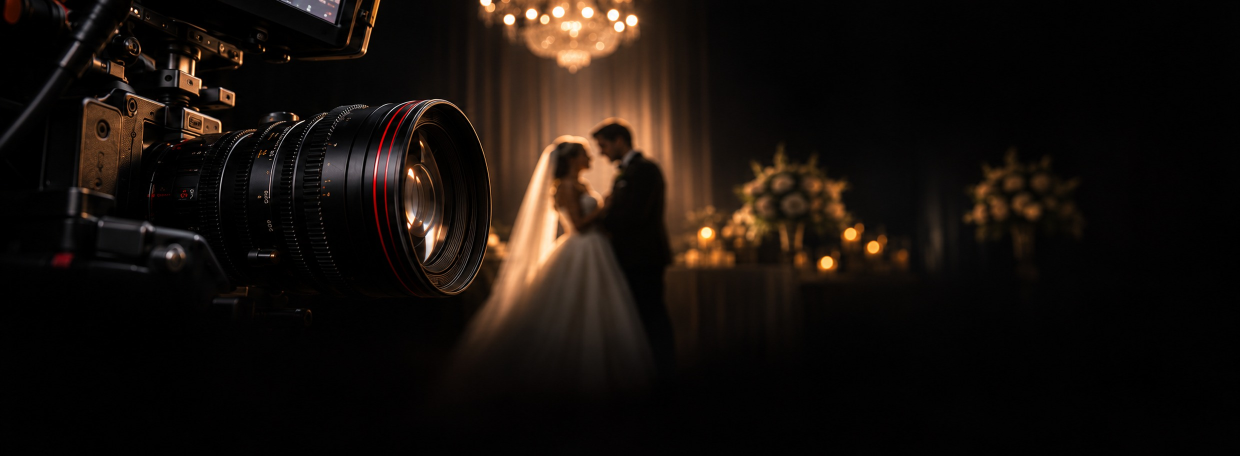
#> input picture recursos/cabecera_foto.jpg, 2480 x 911 px (shown at 1/2 size)
$ python -i motor.py   (imports and definitions only)
#> lines starting #> are read from the running program, lines starting #| are printed output that depends on the picture
#> further down, picture is the input picture: PIL image 2480x911 RGB; mean R, G, B 23, 16.3, 11.8
"""Motor del generador: arma los textos del comprobante y lo dibuja (dibujo.py, sin PhotoCraft).
Guarda el JPG en la carpeta de salida; la vista en vivo se dibuja en memoria del tamaño de la pantalla."""
import json
import os
import re
import threading
from datetime import date
from pathlib import Path

from PIL import Image, ImageChops, ImageDraw, ImageEnhance, ImageFilter, ImageOps

import dibujo
import rutas

MESES = ["ENERO", "FEBRERO", "MARZO", "ABRIL", "MAYO", "JUNIO", "JULIO",
         "AGOSTO", "SEPTIEMBRE", "OCTUBRE", "NOVIEMBRE", "DICIEMBRE"]
CONFIG_USUARIO = rutas.CONFIG_USUARIO


# [40 lines left out: functions _fusionar, cargar_config, guardar_preferencia, servicios, not called in this run]


def item_extra(extra, opcion):
    """Renglón de la lista para un extra con la opción elegida: [título, (opción), ícono]."""
    return [extra["titulo"], f"({extra['opciones'][opcion][0]})", extra["icono"]]


def precio_extra(extra, opcion):
    return float(extra["opciones"][opcion][1])


# [22 lines left out: functions precio_item, con_extras, config_por_defecto, not called in this run]


def quetzales(valor):
    valor = float(valor)
    return f"Q{valor:,.0f}" if valor.is_integer() else f"Q{valor:,.2f}"


# Borde derecho máximo (px) de los textos que pueden crecer: así no se salen de la hoja
# ni chocan con el dron.
LIMITE_DERECHO = {"tema": 2330, "nombre_lugar": 2330, "contacto": 1930,   # tema: hasta el borde de las
                  "fecha": 1175}                     # tarjetas; fecha y contacto: dentro de su ficha
# Centro (px) de la tarjeta de pago: ahí va «PAGO COMPLETADO» cuando ya no hay saldo (sin monto ni raya)
CENTRO_PAGO_X = 1185


def _recortar_bordes(im, tolerancia=18):
    """Quita los bordes lisos alrededor de la imagen (barras negras, márgenes blancos de una foto
    recortada): así la captura aprovecha todo el marco. Solo recorta si queda la mayor parte."""
#> called with tolerancia = 18
    fondo = Image.new("RGB", im.size, im.getpixel((0, 0)))
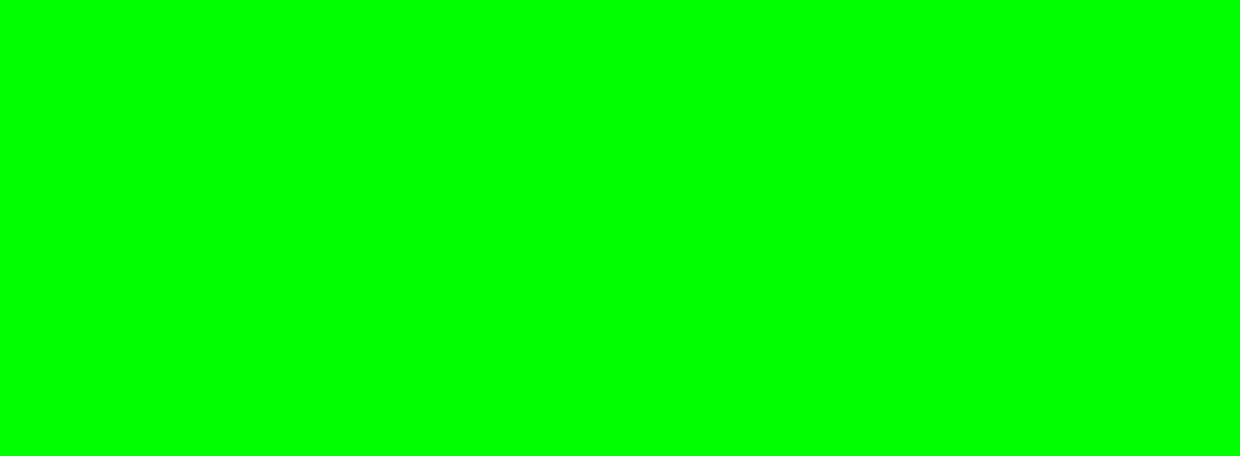
#> fondo: PIL image 2480x911 RGB (shown at 1/2 size); mean R, G, B 0, 1, 0; drawn with 1 as white
    caja = ImageChops.difference(im, fondo).convert("L").point(lambda v: 255 if v > tolerancia else 0).getbbox()
#> caja = (0, 0, 2160, 733)
    if caja and (caja[2] - caja[0]) * (caja[3] - caja[1]) >= 0.5 * im.width * im.height:
        return im.crop(caja)
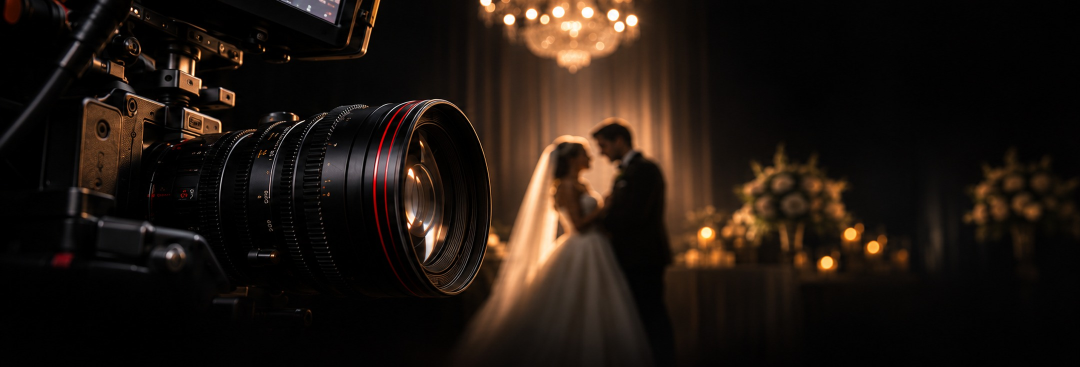
#> returned value: PIL image 2160x733 RGB (shown at 1/2 size); mean R, G, B 31.9, 22.4, 16
    return im


# [37 lines left out: functions _preparar_captura, _nombre_archivo, not called in this run]


CONCEPTOS = {"RESERVA CON": "RESERVA", "ABONO": "ABONO", "PAGO FINAL": "PAGO FINAL"}


# [26 lines left out: functions _textos, _a_qimage, not called in this run]


_candado_captura = threading.Lock()
_ultima_captura = [None, None]   # [clave, QImage] de la captura ya preparada (la vista se repite en cada tecla)


# [41 lines left out: functions _captura, dibujar, generar, not called in this run]


CALIDAD_POR_DEFECTO = 85
CALIDAD_MAX = 90   # el comprobante sale al doble de resolución: más calidad no se nota y solo pesa


# [13 lines left out: function guardar_jpg, not called in this run]


def generar_vista(datos, cfg, lado):
    """Vista en vivo: el comprobante en memoria, del tamaño de la pantalla (QImage)."""
    return dibujar(datos, cfg, lado)

>>> from PIL import Image
>>> picture = Image.open('recursos/cabecera_foto.jpg')
>>> result = _recortar_bordes(picture)
